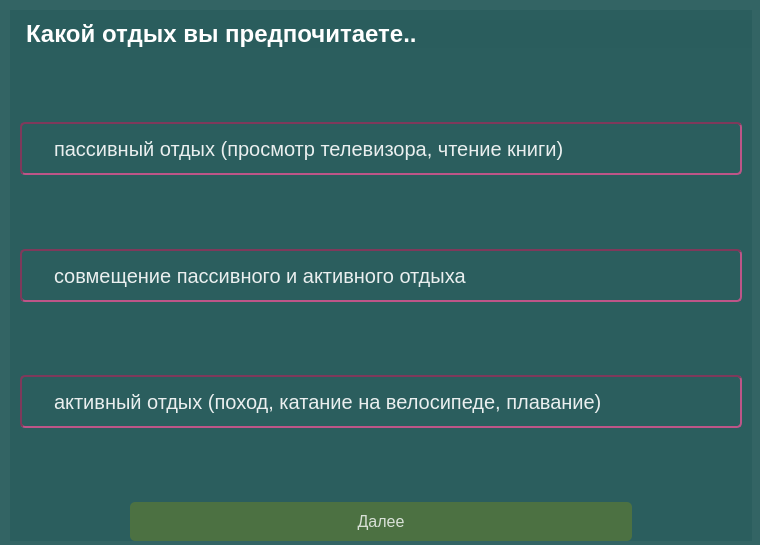
<?xml version="1.0" encoding="UTF-8"?>
<ui version="4.0">
 <class>Step_1_of_10</class>
 <widget class="QWidget" name="Step_1_of_10">
  <property name="geometry">
   <rect>
    <x>0</x>
    <y>0</y>
    <width>760</width>
    <height>545</height>
   </rect>
  </property>
  <property name="windowTitle">
   <string>Form</string>
  </property>
  <property name="styleSheet">
   <string notr="true">background-color: rgba(41, 92, 92, 200)</string>
  </property>
  <widget class="QWidget" name="gridLayoutWidget">
   <property name="geometry">
    <rect>
     <x>10</x>
     <y>10</y>
     <width>742</width>
     <height>531</height>
    </rect>
   </property>
   <layout class="QGridLayout" name="gridLayout">
    <item row="0" column="0">
     <widget class="QLabel" name="label">
      <property name="styleSheet">
       <string notr="true">QLabel {
font-family: 'Arial' 'Optima';
font: bold;
font-size: 18pt;
color: rgba(255, 255, 255, 255);
margin-left: 10px;
margin-top: 10 px;
}</string>
      </property>
      <property name="text">
       <string>Какой отдых вы предпочитаете..</string>
      </property>
     </widget>
    </item>
    <item row="7" column="0">
     <spacer name="verticalSpacer_4">
      <property name="orientation">
       <enum>Qt::Vertical</enum>
      </property>
      <property name="sizeHint" stdset="0">
       <size>
        <width>20</width>
        <height>40</height>
       </size>
      </property>
     </spacer>
    </item>
    <item row="5" column="0">
     <spacer name="verticalSpacer_3">
      <property name="orientation">
       <enum>Qt::Vertical</enum>
      </property>
      <property name="sizeHint" stdset="0">
       <size>
        <width>20</width>
        <height>40</height>
       </size>
      </property>
     </spacer>
    </item>
    <item row="2" column="0">
     <widget class="QRadioButton" name="summer">
      <property name="styleSheet">
       <string notr="true">QRadioButton {
background-color: rgba(0,0, 0, 0);
border: 2px solid rgba(127, 57, 91, 255);
border-style: inset;
border-radius: 5px;
padding: 12px;
font-size: 15pt;
color: rgba(255, 255, 255, 230);
margin-left: 10px;
margin-right: 10px;
}

QRadioButton:hover {
background-color: qconicalgradient(cx:0.431909, cy:1, angle:270.1, stop:0 rgba(0, 0, 0, 255), stop:0.39548 rgba(191, 112, 151, 100));
}</string>
      </property>
      <property name="text">
       <string>пассивный отдых (просмотр телевизора, чтение книги)</string>
      </property>
     </widget>
    </item>
    <item row="1" column="0">
     <spacer name="verticalSpacer">
      <property name="orientation">
       <enum>Qt::Vertical</enum>
      </property>
      <property name="sizeHint" stdset="0">
       <size>
        <width>20</width>
        <height>40</height>
       </size>
      </property>
     </spacer>
    </item>
    <item row="4" column="0">
     <widget class="QRadioButton" name="winter">
      <property name="styleSheet">
       <string notr="true">QRadioButton {
background-color: rgba(0,0, 0, 0);
border: 2px solid rgba(127, 57, 91, 255);
border-style: inset;
border-radius: 5px;
padding: 12px;
font-size: 15pt;
color: rgba(255, 255, 255, 230);
margin-left: 10px;
margin-right: 10px;
}

QRadioButton:hover {
background-color: qconicalgradient(cx:0.431909, cy:1, angle:270.1, stop:0 rgba(0, 0, 0, 255), stop:0.39548 rgba(191, 112, 151, 100));
}</string>
      </property>
      <property name="text">
       <string>совмещение пассивного и активного отдыха</string>
      </property>
     </widget>
    </item>
    <item row="3" column="0">
     <spacer name="verticalSpacer_2">
      <property name="orientation">
       <enum>Qt::Vertical</enum>
      </property>
      <property name="sizeHint" stdset="0">
       <size>
        <width>20</width>
        <height>40</height>
       </size>
      </property>
     </spacer>
    </item>
    <item row="8" column="0">
     <widget class="QPushButton" name="pushButton">
      <property name="styleSheet">
       <string notr="true">QPushButton {
background-color: rgba(127, 143, 24, 100);
border-radius: 5px;
padding: 10px;
font-size: 12pt;
color: rgba(255, 255, 255, 200);
margin-left: 120px;
margin-right: 120px;
}
QPushButton:hover {
background-color: rgba(127, 143, 24, 200);
}</string>
      </property>
      <property name="text">
       <string>Далее</string>
      </property>
     </widget>
    </item>
    <item row="6" column="0">
     <widget class="QRadioButton" name="autmn_spirng">
      <property name="styleSheet">
       <string notr="true">QRadioButton {
background-color: rgba(0,0, 0, 0);
border: 2px solid rgba(127, 57, 91, 255);
border-style: inset;
border-radius: 5px;
padding: 12px;
font-size: 15pt;
color: rgba(255, 255, 255, 230);
margin-left: 10px;
margin-right: 10px;
}

QRadioButton:hover {
background-color: qconicalgradient(cx:0.431909, cy:1, angle:270.1, stop:0 rgba(0, 0, 0, 255), stop:0.39548 rgba(191, 112, 151, 100));
}</string>
      </property>
      <property name="text">
       <string>активный отдых (поход, катание на велосипеде, плавание)</string>
      </property>
     </widget>
    </item>
   </layout>
  </widget>
 </widget>
 <resources/>
 <connections/>
</ui>
